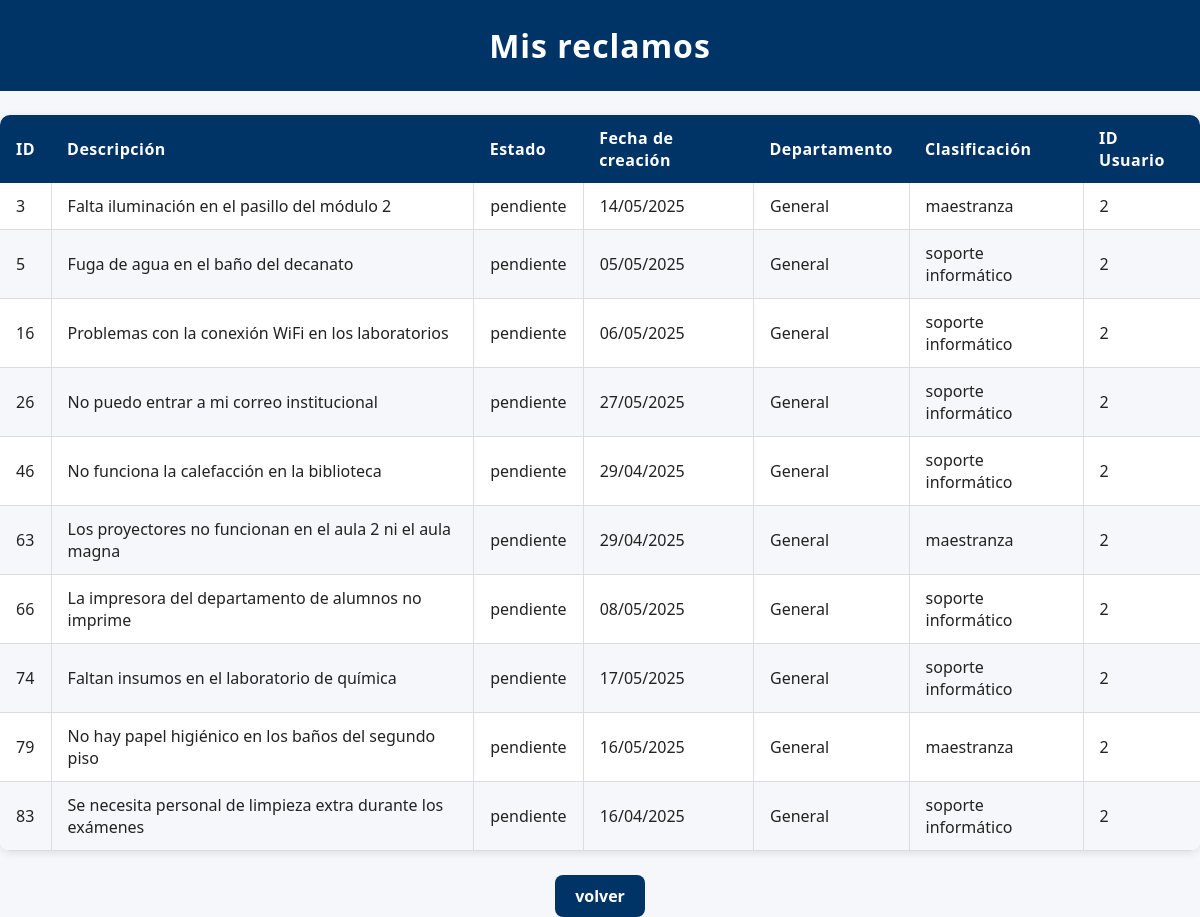
/mis_reclamos (signed in), run on the app's committed database.
### modules/modelos.py (models this page shows)
class Base(DeclarativeBase):
    pass

class ModeloReclamo(Base):
    __tablename__ = 'reclamos'
    id = Column(Integer, primary_key=True)
    estado = Column(String, default="pendiente")
    fecha_hora = Column(DateTime, default=datetime.utcnow)
    contenido = Column(String)
    usuario_id = Column(Integer, ForeignKey('usuarios.id'))
    departamento = Column(String)
    clasificacion = Column(String)
    cantidad_adherentes = Column(Integer, default=1) #Se contabiliza como adherente el usuario que crea el reclamo
    tiempo_estimado = Column(Integer,default=0) #Solo se cambia cuando el reclamo pasa de pendiente -->en proceso
    usuarios = relationship(
        "ModeloUsuario",
        secondary=usuarios_reclamos,
        back_populates="reclamos"
    )
    usuario = relationship("ModeloUsuario", foreign_keys=[usuario_id], backref="reclamos_creados")

### server.py (the view)
@app.route('/mis_reclamos')
@login_required
def mis_reclamos():
    reclamos = repo_reclamos.obtener_todos_los_registros(current_user.id)
    return render_template('mis_reclamos.html', usuario=current_user, reclamos=reclamos)

### modules/login.py (called while the page is built)
    @property
    def is_authenticated(self):
        return True

### modules/repositorio.py (called while the page is built)
    def obtener_registro_por_filtro(self, campo, valor, campo2=None, valor2=None):
        query = self.__session.query(ModeloUsuario).filter(getattr(ModeloUsuario, campo) == valor)
        if campo2 and valor2:
            query = query.filter(getattr(ModeloUsuario, campo2) == valor2)
        modelo = query.first()
        if modelo:
            return self.__map_modelo_a_entidad(modelo)
        return None

    def __map_modelo_a_entidad(self, modelo: ModeloUsuario):
        return Usuario(
            nombre=modelo.nombre,
            apellido=modelo.apellido,
            email=modelo.email,
            nombre_de_usuario=modelo.nombre_de_usuario,
            contraseña=modelo.contraseña,
            rol=modelo.rol,
            claustro=modelo.claustro,
            id=modelo.id
        )

    def obtener_todos_los_registros(self, usuario_id):
        return self.__session.query(ModeloReclamo).filter_by(usuario_id=usuario_id).all()

### modules/usuarios.py (called while the page is built)
    @property
    def nombre(self):
        return self.__nombre

    @nombre.setter
    def nombre(self, nuevo_nombre: str):
        if not isinstance(nuevo_nombre, str):
            raise ValueError("El nombre debe ser una cadena de texto")
        self.__nombre = nuevo_nombre

    @property
    def apellido(self):
        return self.__apellido

    @apellido.setter
    def apellido(self, nuevo_apellido: str):
        if not isinstance(nuevo_apellido, str):
            raise ValueError("El apellido debe ser una cadena de texto")
        self.__apellido = nuevo_apellido

    @property
    def email(self):
        return self.__email

    @email.setter
    def email(self, nuevo_email: str):
        if not isinstance(nuevo_email, str):
            raise ValueError("El email debe ser una cadena de texto")
        self.__email = nuevo_email

    @property
    def nombre_de_usuario(self):
        return self.__nombre_de_usuario

    @nombre_de_usuario.setter
    def nombre_de_usuario(self, nuevo_nombre_de_usuario: str):
        if not isinstance(nuevo_nombre_de_usuario, str):
            raise ValueError("El nombre de usuario debe ser una cadena de texto")
        self.__nombre_de_usuario = nuevo_nombre_de_usuario

    @property
    def contraseña(self):
        return self.__contraseña

    @contraseña.setter
    def contraseña(self, value):
        self.__contraseña = value

    @property
    def rol(self):
        return self.__rol

    @property
    def id(self):
        return self.__id

### templates/mis_reclamos.html (shortened to what this page needs)
<!DOCTYPE html>
<html lang="en">
<head>
    <link rel="stylesheet" href="{{ url_for('static', filename='style.css') }}">
</head>
<body>
    <h1>Mis reclamos</h1>
    <table>
        <thead>
            <tr>
                <th>ID</th>
                <th>Descripción</th>
                <th>Estado</th>
                <th>Fecha de creación</th>
                <th>Departamento</th>
                <th>Clasificación</th>
                <th>ID Usuario</th>
            </tr>
        </thead>
        <tbody>
            {% for reclamo in reclamos %}
            <tr>
                <td>{{ reclamo.id }}</td>
                <td>{{ reclamo.contenido }}</td>
                <td>{{ reclamo.estado }}</td>
                <td>{{ reclamo.fecha_hora.strftime('%d/%m/%Y') }}</td>
                <td>{{ reclamo.departamento }}</td>
                <td>{{ reclamo.clasificacion }}</td>
                <td>{{ reclamo.usuario_id }}</td>
            </tr>
            {% endfor %}
        </tbody>
    </table>
    <div style="text-align:center;">
        <a href="{{ url_for('inicio') }}" class="enlace-boton">volver</a>
    </div>
</body>
</html>

### static/style.css (style rules this page uses)
html, body { font-family: 'Segoe UI', Arial, sans-serif; background-color: #f5f7fa; color: #222; margin: 0; padding: 0; height: 100%; }
h1 { background-color: #003366; color: #fff; margin: 0; padding: 24px 0; text-align: center; letter-spacing: 1px; }
table { width: 100%; border-collapse: collapse; margin: 24px 0; font-family: 'Segoe UI', Arial, sans-serif; font-size: 1em; color: #222; box-shadow: 0 2px 8px rgba(0,0,0,0.1); border-radius: 10px; overflow: hidden; background: #fff; }
thead { background-color: #003366; color: #fff; text-align: left; }
thead th { padding: 12px 16px; font-weight: bold; letter-spacing: 0.5px; }
tbody tr { border-bottom: 1px solid #ddd; }
tbody tr:nth-child(even) { background-color: #f5f7fa; }
tbody td { padding: 12px 16px; vertical-align: middle; border-left: 1px solid #ddd; }
tbody td:first-child { border-left: none; }
a { position: relative; color: #003366; font-weight: 600; text-decoration: none; cursor: pointer; transition: color 0.3s ease; }
a::after { content: ''; position: absolute; width: 0; height: 2px; left: 0; bottom: -3px; background-color: #00509e; transition: width 0.3s ease; border-radius: 2px; }
a.enlace-boton { display: inline-block; padding: 10px 20px; background-color: #003366; color: #fff; border-radius: 8px; text-decoration: none; font-weight: bold; }

### data on the page
ModeloReclamo: id "3", contenido "Falta iluminación en el pasillo del módulo 2", estado "pendiente", fecha_hora "14/05/2025", departamento "General", clasificacion "maestranza", usuario_id "2"
ModeloReclamo: id "5", contenido "Fuga de agua en el baño del decanato", estado "pendiente", fecha_hora "05/05/2025", departamento "General", clasificacion "soporte informático", usuario_id "2"
ModeloReclamo: id "16", contenido "Problemas con la conexión WiFi en los laboratorios", estado "pendiente", fecha_hora "06/05/2025", departamento "General", clasificacion "soporte informático", usuario_id "2"
ModeloReclamo: id "26", contenido "No puedo entrar a mi correo institucional", estado "pendiente", fecha_hora "27/05/2025", departamento "General", clasificacion "soporte informático", usuario_id "2"
ModeloReclamo: id "46", contenido "No funciona la calefacción en la biblioteca", estado "pendiente", fecha_hora "29/04/2025", departamento "General", clasificacion "soporte informático", usuario_id "2"
ModeloReclamo: id "63", contenido "Los proyectores no funcionan en el aula 2 ni el aula magna", estado "pendiente", fecha_hora "29/04/2025", departamento "General", clasificacion "maestranza", usuario_id "2"
ModeloReclamo: id "66", contenido "La impresora del departamento de alumnos no imprime", estado "pendiente", fecha_hora "08/05/2025", departamento "General", clasificacion "soporte informático", usuario_id "2"
ModeloReclamo: id "74", contenido "Faltan insumos en el laboratorio de química", estado "pendiente", fecha_hora "17/05/2025", departamento "General", clasificacion "soporte informático", usuario_id "2"
ModeloReclamo: id "79", contenido "No hay papel higiénico en los baños del segundo piso", estado "pendiente", fecha_hora "16/05/2025", departamento "General", clasificacion "maestranza", usuario_id "2"
ModeloReclamo: id "83", contenido "Se necesita personal de limpieza extra durante los exámenes", estado "pendiente", fecha_hora "16/04/2025", departamento "General", clasificacion "soporte informático", usuario_id "2"
